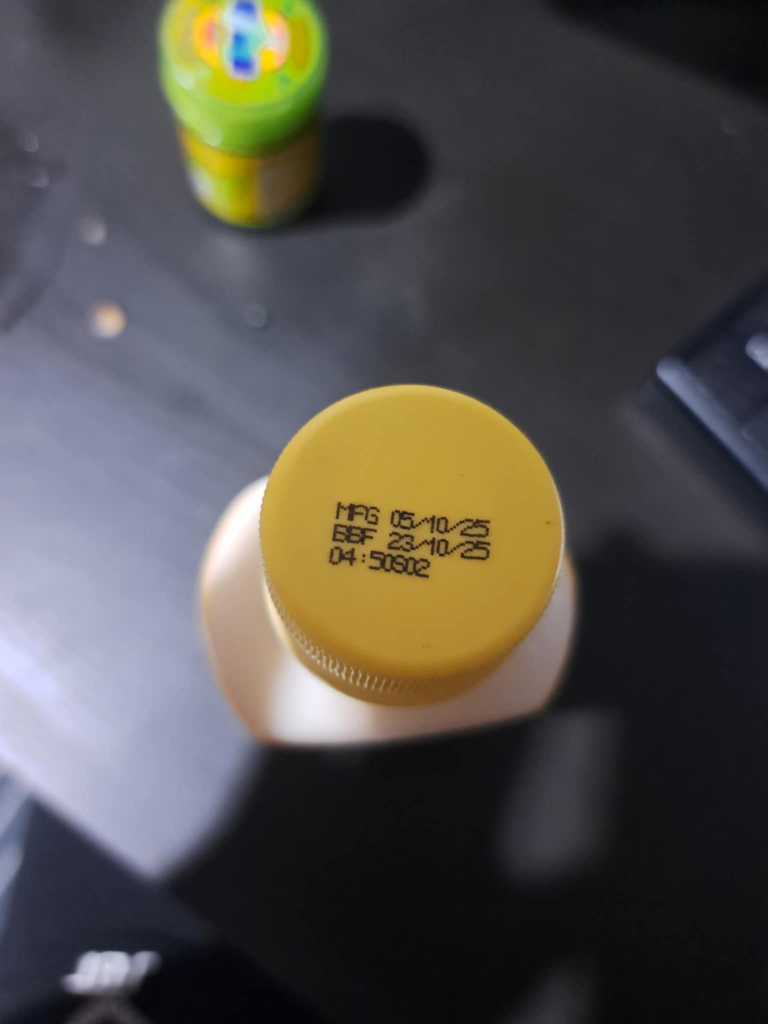
#> input picture DE/53895574-1364-48b8-b05f-bd1dcb369fc8.jpeg, 1536 x 2048 px (shown at 1/2 size)
$ python -i creatimg.py   (imports and definitions only)
#> lines starting #> are read from the running program, lines starting #| are printed output that depends on the picture
from PIL import Image, ImageDraw, ImageFont, ImageFilter, ImageEnhance
import os
import random
import numpy as np

# --- ตั้งค่าพารามิเตอร์ ---
font_paths = [
    'arial.ttf',
    r"C:\Users\Win 10 Home\AppData\Local\Microsoft\Windows\Fonts\DOTMATRI.TTF",
    r"C:\Users\Win 10 Home\AppData\Local\Microsoft\Windows\Fonts\Minecart LCD.ttf",
    r"C:\Users\Win 10 Home\AppData\Local\Microsoft\Windows\Fonts\hydrogen.ttf",
    r"C:\Users\Win 10 Home\AppData\Local\Microsoft\Windows\Fonts\alarm clock.ttf"
]

font_size = 30
# ขนาดภาพพื้นฐาน (จะถูกปรับอัตโนมัติให้พอดีกับข้อความใน create_base_image)
image_width = 300
image_height = 120  # ใช้เป็นค่าเริ่มต้นเท่านั้น
text_color = "black"
background_color = "white"
# สำหรับภาพแบบรวมบรรทัด (ไม่ใช้แล้ว แต่คงตัวแปรไว้เผื่ออนาคต)
output_dir = "augmented_synthetic_data"
gt_file = "gt.txt"
# สำหรับภาพที่แยกเป็นบรรทัด (ที่เราต้องการใช้จริง)
line_output_dir = "line_images"
line_gt_file = "line_gt.txt"
num_augmentations_per_text = 5
num_specific_patterns = 100 # จำนวนรูปแบบ 10:18S02 ที่ต้องการสร้าง

# [2 lines not run here, left out]

# --- สร้าง list ของข้อความที่ต้องการ ---
def generate_dates():
    dates = []
    # สร้างวันที่ตั้งแต่ปี 25 ถึงปี 28
    for year in [25, 26, 27, 28]:
        for month in range(1, 13):
            days_in_month = 31
            if month == 2:
                days_in_month = 29 if year % 4 == 0 else 28
            elif month in [4, 6, 9, 11]:
                days_in_month = 30
            for day in range(1, days_in_month + 1):
                date_str = f"{day:02d}/{month:02d}/{year:02d}"
                dates.append(date_str)
    return dates

def generate_specific_pattern_texts(count):
#> called with count = 100
    patterns = []
    for _ in range(count):
        # สุ่มตัวเลขสำหรับแต่ละส่วนของรูปแบบ xx:xxSxx
        part1 = random.randint(0, 23)
        part2 = random.randint(0, 59)
        part3 = random.randint(0, 99)
        pattern = f"{part1:02d}:{part2:02d}S{part3:02d}"
        patterns.append(pattern)
    return patterns

dates_combined = generate_dates()
specific_patterns = generate_specific_pattern_texts(num_specific_patterns)

# สร้างข้อความแบบบรรทัด (line-level)
def generate_line_texts():
    line_texts = []

    # สร้างข้อความแบบ 3 บรรทัด: MFG, BBF, และ pattern
    for i in range(len(dates_combined)):
        if i < len(specific_patterns):
            # รวม 3 บรรทัดในภาพเดียว
            mfg_date = dates_combined[i]
            bbf_date = dates_combined[(i + 1) % len(dates_combined)]  # ใช้วันที่ถัดไป
            pattern = specific_patterns[i]

            line_text = f"MFG {mfg_date}\nBBF {bbf_date}\n{pattern}"
            line_texts.append(line_text)
#> further down, picture is the input picture: PIL image 1536x2048 RGB; mean R, G, B 82.3, 79.2, 75.2

    # เพิ่มข้อความพิเศษ
    line_texts.append("MFG 01/01/25\nBBF 31/12/25\n00:00S00")
    line_texts.append("MFG 15/06/26\nBBF 20/08/26\n12:30S45")

    return line_texts

base_texts_to_generate = generate_line_texts()

# --- ฟังก์ชันสำหรับสร้างภาพจากข้อความพื้นฐาน (สุ่ม font) ---
# [51 lines left out: function create_base_image, not called in this run]

# --- ฟังก์ชัน Data Augmentation ---
def augment_image(img):
    augmented_img = img.copy()

    if random.random() < 0.5:
        augmented_img = augmented_img.filter(ImageFilter.GaussianBlur(radius=random.uniform(0.5, 1.5)))

    if random.random() < 0.6:
        enhancer = ImageEnhance.Brightness(augmented_img)
        augmented_img = enhancer.enhance(random.uniform(0.7, 1.3))
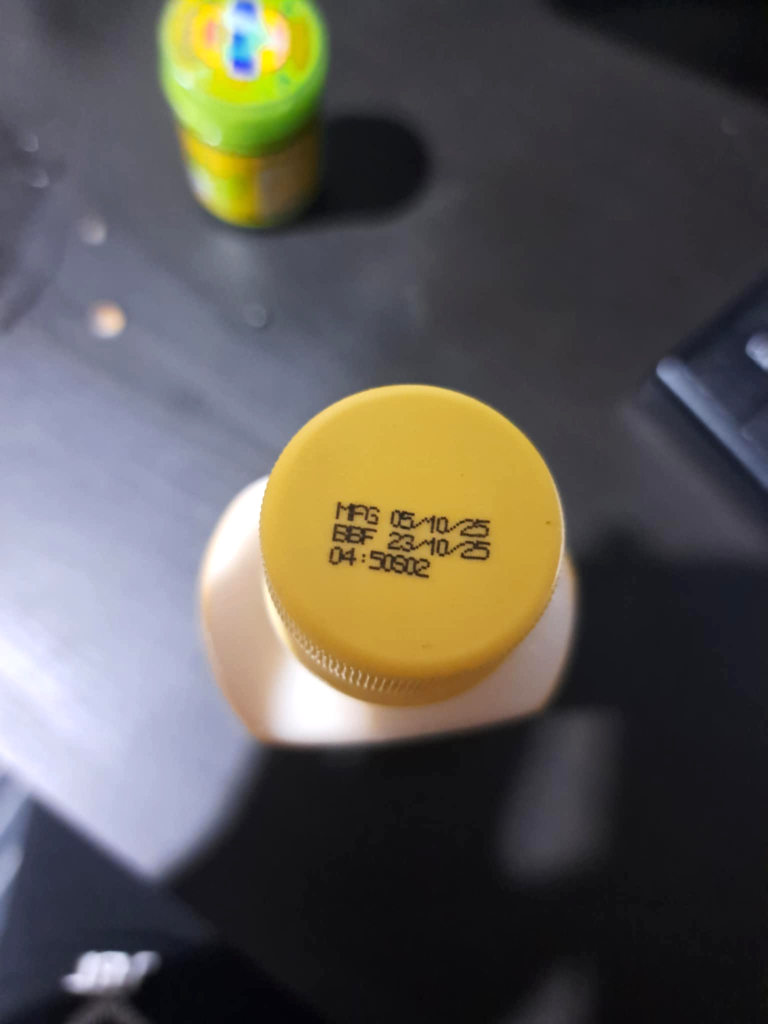
#> augmented_img: PIL image 1536x2048 RGB (shown at 1/2 size); mean R, G, B 92.1, 88.6, 84

    if random.random() < 0.6:
        enhancer = ImageEnhance.Contrast(augmented_img)
        augmented_img = enhancer.enhance(random.uniform(0.7, 1.3))

    if random.random() < 0.4:
        img_np = np.array(augmented_img)
        mean = 0
        var = random.uniform(50, 200)
        sigma = var**0.5
        gauss = np.random.normal(mean, sigma, img_np.shape)
        noisy_img_np = img_np + gauss
        noisy_img_np = np.clip(noisy_img_np, 0, 255)
        augmented_img = Image.fromarray(noisy_img_np.astype('uint8'))

    if random.random() < 0.3:
        angle = random.uniform(-2, 2)
        augmented_img = augmented_img.rotate(angle, resample=Image.BICUBIC, expand=False)
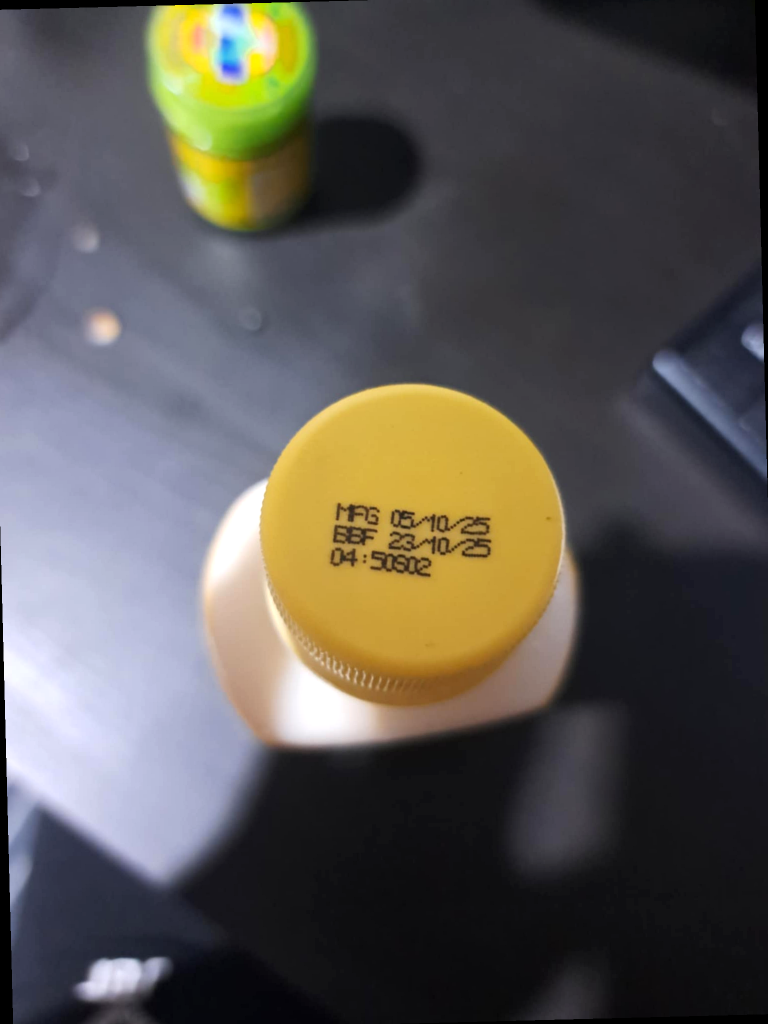
#> augmented_img: PIL image 1536x2048 RGB (shown at 1/2 size); mean R, G, B 91.2, 87.8, 83

    return augmented_img

# --- เริ่มสร้างภาพและ label (เฉพาะแบบแยกบรรทัด) ---
# [1 line not run here, left out]
line_image_counter = 0

# [33 lines not run here, left out]

>>> from PIL import Image
>>> picture = Image.open('../../../DE/53895574-1364-48b8-b05f-bd1dcb369fc8.jpeg')
>>> result = augment_image(picture)
